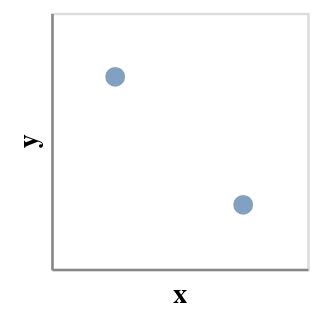

The notebook cell saved with this chart:
### Code cell
make_chart(df[df["T"] == "field"])

### Figure 1 — Vega-Lite specification as saved in the notebook (floating-point values rounded to 4 significant figures)
{"config": {"view": {"continuousWidth": 400, "continuousHeight": 300}}, "data": {"name": "data-e01925b9ff368c0b8c078fd67f14b511"}, "mark": {"type": "circle", "size": 60}, "encoding": {"x": {"axis": {"values": [1, 2, 3, 4, 5, 6, 7, 8, 9]}, "field": "x", "type": "ordinal"}, "y": {"axis": {"values": [0]}, "field": "y", "type": "ordinal"}}, "height": 100, "width": 100, "$schema": "https://vega.github.io/schema/vega-lite/v4.17.0.json", "datasets": {"data-e01925b9ff368c0b8c078fd67f14b511": [{"x": [0.9507], "y": [0.7866], "T": "field"}, {"x": [0.8662], "y": [0.7674], "T": "field"}]}}
